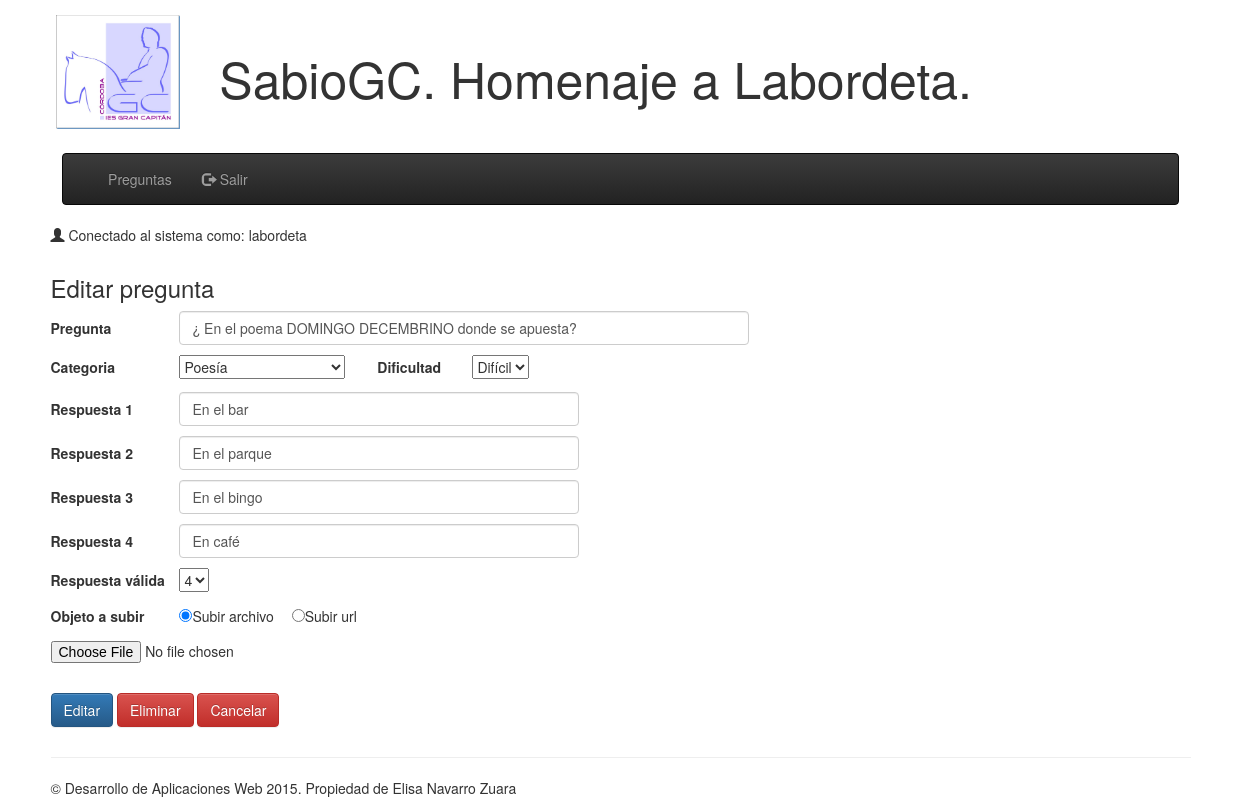
/sabiogc/index.php?page=preguntas&id=326&accion=editar (signed in), run on the app's committed database.
### tables this page shows
CREATE TABLE IF NOT EXISTS `preguntas` (
  `id` int(11) NOT NULL AUTO_INCREMENT,
  `pregunta` varchar(256) NOT NULL,
  `Objeto` varchar(256) NOT NULL,
  `tipoObjeto` enum('Imagen','Vídeo','Audio','Link') NOT NULL,
  `categoria` varchar(25) NOT NULL,
  `nivel` varchar(25) NOT NULL,
  `idExperto` int(11) NOT NULL,
  `trash` tinyint(1) NOT NULL DEFAULT '0',
  PRIMARY KEY (`id`),
  KEY `f1categorias` (`categoria`),
  KEY `f2niveless` (`nivel`),
  KEY `f3expertos` (`idExperto`)
);

CREATE TABLE IF NOT EXISTS `respuestas` (
  `id` int(11) NOT NULL AUTO_INCREMENT,
  `respuesta` varchar(250) NOT NULL,
  `idPregunta` int(11) NOT NULL,
  `valida` tinyint(1) NOT NULL,
  `trash` tinyint(1) NOT NULL DEFAULT '0',
  PRIMARY KEY (`id`),
  KEY `f1preguntas` (`idPregunta`)
);

### sabiogc/index.php (called while the page is built, shortened)
<?php
include('includes/top_page.php');
include('includes/nav.php');
include('pages.php');
include('includes/footer.php');

### sabiogc/includes/ConnectDB.php (called while the page is built, shortened)
<?php
class ConnectDB
{
	private $_mngDB;
	public function get_mngDB() {
		return $this->_mngDB;
	}
	public function __construct() {
		$this->_host = HOST;
		$this->_database = DATABASE;
		$this->_user = USER;
		$this->_pass = PASS;
		$this->_port = PORT;
		$dsn = 'mysql:host=' . $this->_host . ';'
				. 'dbname=' . $this->_database . ';'
				. 'port=' . $this->_port;
		try {
			$this->_mngDB = new PDO($dsn, $this->_user, $this->_pass,
									array(PDO::MYSQL_ATTR_INIT_COMMAND => "SET NAMES utf8"));
		} catch (PDOException $e) {
			printf("Conexión fallida: %s\n", $e->getMessage());
			exit();
		}
	}
}

### sabiogc/includes/ModelPregunta.php (called while the page is built, shortened)
<?php
require_once "ConnectDB.php";
class ModelPregunta
{
	private $_mngDB;
	public function __construct() {
		try {
			$conexion = new ConnectDB();
			$this->_mngDB = $conexion->get_mngDB();
		} catch (PDOException $e) {
			print "Error!: " . $e->getMessage();
			die();
		}
	}
	public function getPregunta($id) {
		$result = false;
		try {
			$sql = 'SELECT `pregunta`, `Objeto`, `tipoObjeto`, `categoria`, `nivel` FROM `preguntas` WHERE `id` = :id';
			$query = $this->_mngDB->prepare($sql);
			$query->bindParam('id', $id);
			$query->execute();
			$result = $query->fetchAll(PDO::FETCH_ASSOC);
			$this->_mngDB = null;
		} catch (PDOException $e) {
			$e->getMessage();
		}
		return $result;
	}
	public function getRespuestas($id) {
		$result = false;
		try {
			$sql = 'SELECT `respuesta`, `valida` FROM `respuestas` WHERE `idPregunta` = :id';
			$query = $this->_mngDB->prepare($sql);
			$query->bindParam('id', $id);
			$query->execute();
			$result = $query->fetchAll(PDO::FETCH_ASSOC);
			$this->_mngDB = null;
		} catch (PDOException $e) {
			$e->getMessage();
		}
		return $result;
	}
	public function getNivel() {
		$result = false;
		try {
			$sql = 'SELECT `nivel` FROM `niveles`';
			$query = $this->_mngDB->prepare($sql);
			$query->execute();
			$result = $query->fetchAll(PDO::FETCH_ASSOC);
			$this->_mngDB = null;
		} catch (PDOException $e) {
			$e->getMessage();
		}
		return $result;
	}
}

### sabiogc/includes/ModelExperto.php (called while the page is built, shortened)
<?php
require_once "ConnectDB.php";
class ModelExperto
{
	private $_mngDB;
	public function __construct() {
		try {
			$conexion = new ConnectDB();
			$this->_mngDB = $conexion->get_mngDB();
		} catch (PDOException $e) {
			print "Error!: " . $e->getMessage();
			die();
		}
	}
	public function getCategoriaExperto($id) {
		$result = false;
		try {
			$sql = 'SELECT `categoria` FROM `expcategorias` WHERE `idExperto` = :id';
			$query = $this->_mngDB->prepare($sql);
			$query->bindParam('id', $id);
			$query->execute();
			$result = $query->fetchAll(PDO::FETCH_ASSOC);
			$this->_mngDB = null;
		} catch (PDOException $e) {
			$e->getMessage();
		}
		return $result;
	}
}

### sabiogc/pages/preguntas.php (the view, shortened to what this page needs)
<?php
require_once "./includes/ModelPregunta.php";
require_once "./includes/ModelExperto.php";
$pregunta = $respuesta1 = $respuesta2 = $respuesta3 = $respuesta4 = $valida = $categoria = $nivel = $ruta = $objeto = $tipo = "";
$preguntaError = $respuesta1Error = $respuesta2Error = $respuesta3Error = $respuesta4Error = $validaError = $categoriaError = $nivelError = $msgError = "";
if (isset($_GET['accion'])) {
	if ($_GET['accion'] == "editar") {
		$objPregunta = new ModelPregunta();
		$resultadoPreg = $objPregunta->getPregunta($_SESSION['modPregunta']);
		$pregunta = $resultadoPreg[0]['pregunta'];
		$categoria = $resultadoPreg[0]['categoria'];
		$nivel = $resultadoPreg[0]['nivel'];
		$objPregunta = new ModelPregunta();
		$resultadoResp = $objPregunta->getRespuestas($_SESSION['modPregunta']);
		$contador = 1;
		foreach ($resultadoResp as $key => $value) {
			switch ($contador) {
				case 1:
					$respuesta1 = $value['respuesta'];
					array_push($_SESSION['oldRespuestas'],$respuesta1);
					break;
				case 2:
					$respuesta2 = $value['respuesta'];
					array_push($_SESSION['oldRespuestas'],$respuesta2);
					break;
				case 3:
					$respuesta3 = $value['respuesta'];
					array_push($_SESSION['oldRespuestas'],$respuesta3);
					break;
				case 4:
					$respuesta4 = $value['respuesta'];
					array_push($_SESSION['oldRespuestas'],$respuesta4);
					break;
			}
			if ($value['valida'] == 1) {
				$valida = $contador;
			}
			$contador += 1;
		}
		$accion = "Editar pregunta";
	} else if ($_GET['accion'] == "annadir") {
		$accion = "Añadir pregunta";
	}
}
echo "<div class=\"container\">
		<p><span class=\"glyphicon glyphicon-user\"></span> Conectado al sistema como: ".$_SESSION['usuario'][0]['usuario']."</p>
	</div>";
if (isset($_GET['accion']) && ($_GET['accion'] == "annadir" || $_GET['accion'] == "editar")) {
	echo "<div class=\"container\">";
	echo "<form method=\"post\" action=\"" . htmlspecialchars('./index.php?page=preguntas&accion=annadir') . "\" enctype=\"multipart/form-data\">";
	echo "<h3>" . $accion . "</h3>";
	echo "<p>
			<label>Pregunta</label>
			<input type=\"text\" class=\"form preg form-control\" name=\"pregunta\" value=\"".$pregunta."\">
			<span class=\"error\">".$preguntaError."</span>
		  </p>";
	if ($_SESSION['perfil'] == "experto") {
		$objCategoria = new ModelExperto();
		$resultadoCat = $objCategoria->getCategoriaExperto($_SESSION['usuario'][0]['id']);
	} else if ($_SESSION['perfil'] == "admin") {
		$objCategoria = new ModelCategoria();
		$resultadoCat = $objCategoria->getCategorias();
	}
	echo "<p>
			<label>Categoria</label>
			<select name=\"categoria\">";
			foreach ($resultadoCat as $key => $value) {
				if ($value['categoria'] == $categoria) {
					echo "<option value=\"".$value['categoria']."\" selected>".$value['categoria']."</option>";
				}else{
					echo "<option value=\"".$value['categoria']."\">".$value['categoria']."</option>";
				}
			}
	echo "	</select>
			<span class=\"error\">".$categoriaError."</span>";
	$objNivel = new ModelPregunta();
	$resultadoNivel = $objNivel->getNivel();
	echo "	<label id=\"dificultad\">Dificultad</label>
			<select name=\"dificultad\">";
			foreach ($resultadoNivel as $key => $value) {
				if ($value['nivel'] == $nivel) {
					echo "<option value=\"".$value['nivel']."\" selected>".$value['nivel']."</option>";
				} else {
					echo "<option value=\"".$value['nivel']."\">".$value['nivel']."</option>";
				}
			}
	echo "	</select>
			<span class=\"error\">".$nivelError."</span>
		</p>";
	echo "<div class=\"row\">
			<div class=\"col-md-6\">
			<p>
			<label>Respuesta 1</label>
			<input type=\"text\" class=\"form resp form-control\" name=\"respuesta1\" value=\"".$respuesta1."\">
			<span class=\"error\">".$respuesta1Error."</span>
		  </p>";
	echo "<p>
			<label>Respuesta 2</label>
			<input type=\"text\" class=\"form resp form-control\" name=\"respuesta2\" value=\"".$respuesta2."\">
			<span class=\"error\">".$respuesta2Error."</span>
		  </p>";
	echo "<p>
			<label>Respuesta 3</label>
			<input type=\"text\" class=\"form resp form-control\" name=\"respuesta3\" value=\"".$respuesta3."\">
			<span class=\"error\">".$respuesta3Error."</span>
		  </p>";
	echo "<p>
			<label>Respuesta 4</label>
			<input type=\"text\" class=\"form resp form-control\" name=\"respuesta4\" value=\"".$respuesta4."\">
			<span class=\"error\">".$respuesta4Error."</span>
		  </p>";
	echo "<p>
			<label>Respuesta válida</label>
			<select name=\"valida\">";
			for ($i = 1; $i < 5 ; $i++) {
				if ($i == $valida) {
					echo "<option value=\"".$i."\" selected>".$i."</option>";
				}else{
					echo "<option value=\"".$i."\">".$i."</option>";
				}
			}
	echo "	</select>
			<span class=\"error\">".$validaError."</span>
		</p>
		</div>";
	echo "</div>";
	echo "<p>
			<label>Objeto a subir</label>
			<input type=\"radio\" name=\"obj\" value=\"archivo\" checked>Subir archivo
			<input type=\"radio\" name=\"obj\" value=\"url\" style=\"margin-left: 1em;\">Subir url
		  </p>";
	echo "<p id=\"fichero\" style=\"display: none;\">
			<input type=\"file\" name=\"upload\">
		  </p>";
	echo "<br />";
	if ($_GET['accion'] == "annadir") {
		echo "<p>
				<input type=\"submit\" class=\"btn btn-primary\" name=\"enviar\" value=\"Aceptar\">
				<input type=\"submit\" class=\"btn btn-danger\" name=\"cancelar\" value=\"Cancelar\">
			  </p>";
	} else if ($_GET['accion'] == "editar") {
		echo "<p>
				<input type=\"submit\" name=\"editar\" value=\"Editar\" class=\"btn btn-primary\">
				<input type=\"submit\" name=\"eliminar\" value=\"Eliminar\" class=\"btn btn-danger\">
				<input type=\"submit\" name=\"cancelar\" value=\"Cancelar\" class=\"btn btn-danger\">
			  </p>";
	}
	echo "</form>";
	echo "</div>";
}

### sabiogc/css/estilos.css (style rules this page uses)
label { width: 125px; }
#dificultad { width: 8%; margin-left: 2em; }
.form { display: inline; margin-right: 1em; }
.form-control { width: 25%; }
.preg { width: 50%; }
.resp { width: 72%; }

### data on the page
preguntas: pregunta "¿ En el poema DOMINGO DECEMBRINO donde se apuesta?"
respuestas: respuesta1 "En el bar"
respuestas: respuesta2 "En el parque"
respuestas: respuesta3 "En el bingo"
respuestas: respuesta4 "En café"

### other printed values
$_SESSION['usuario'][0]['usuario'] "labordeta"
$accion "Editar pregunta"
form field categoria "Poesía"
form field dificultad "Difícil"
form field valida "4"
